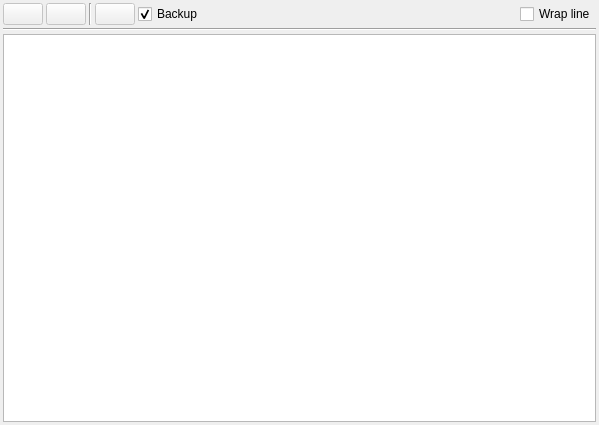
<ui version="4.0" >
 <class>FileEditWidget</class>
 <widget class="QWidget" name="FileEditWidget" >
  <property name="geometry" >
   <rect>
    <x>0</x>
    <y>0</y>
    <width>599</width>
    <height>425</height>
   </rect>
  </property>
  <property name="windowTitle" >
   <string>Edit File</string>
  </property>
  <layout class="QVBoxLayout" >
   <property name="spacing" >
    <number>3</number>
   </property>
   <property name="margin" >
    <number>3</number>
   </property>
   <item>
    <layout class="QHBoxLayout" >
     <property name="spacing" >
      <number>3</number>
     </property>
     <item>
      <widget class="QPushButton" name="undoButton" >
       <property name="enabled" >
        <bool>false</bool>
       </property>
       <property name="toolTip" >
        <string>Undo on text area</string>
       </property>
       <property name="text" >
        <string/>
       </property>
       <property name="icon" >
        <iconset resource="../resources/VisualNetkit.qrc" >
         <normaloff>:/menu/undo_icon</normaloff>:/menu/undo_icon</iconset>
       </property>
      </widget>
     </item>
     <item>
      <widget class="QPushButton" name="redoButton" >
       <property name="enabled" >
        <bool>false</bool>
       </property>
       <property name="toolTip" >
        <string>Redo on text area</string>
       </property>
       <property name="text" >
        <string/>
       </property>
       <property name="icon" >
        <iconset resource="../resources/VisualNetkit.qrc" >
         <normaloff>:/menu/redo_icon</normaloff>:/menu/redo_icon</iconset>
       </property>
      </widget>
     </item>
     <item>
      <widget class="Line" name="line_2" >
       <property name="orientation" >
        <enum>Qt::Vertical</enum>
       </property>
      </widget>
     </item>
     <item>
      <widget class="QPushButton" name="saveButton" >
       <property name="enabled" >
        <bool>false</bool>
       </property>
       <property name="toolTip" >
        <string>Save changes</string>
       </property>
       <property name="text" >
        <string/>
       </property>
       <property name="icon" >
        <iconset resource="../resources/VisualNetkit.qrc" >
         <normaloff>:/menu/save_icon</normaloff>:/menu/save_icon</iconset>
       </property>
      </widget>
     </item>
     <item>
      <widget class="QCheckBox" name="backupCheckBox" >
       <property name="text" >
        <string>Backup</string>
       </property>
       <property name="checked" >
        <bool>true</bool>
       </property>
      </widget>
     </item>
     <item>
      <spacer>
       <property name="orientation" >
        <enum>Qt::Horizontal</enum>
       </property>
       <property name="sizeHint" stdset="0" >
        <size>
         <width>40</width>
         <height>20</height>
        </size>
       </property>
      </spacer>
     </item>
     <item>
      <widget class="QCheckBox" name="wrapCheck" >
       <property name="text" >
        <string>Wrap line</string>
       </property>
      </widget>
     </item>
    </layout>
   </item>
   <item>
    <widget class="Line" name="line" >
     <property name="frameShadow" >
      <enum>QFrame::Sunken</enum>
     </property>
     <property name="orientation" >
      <enum>Qt::Horizontal</enum>
     </property>
    </widget>
   </item>
   <item>
    <widget class="QTextEdit" name="fileTextEdit" >
     <property name="lineWrapMode" >
      <enum>QTextEdit::NoWrap</enum>
     </property>
     <property name="html" >
      <string>&lt;!DOCTYPE HTML PUBLIC "-//W3C//DTD HTML 4.0//EN" "http://www.w3.org/TR/REC-html40/strict.dtd">
&lt;html>&lt;head>&lt;meta name="qrichtext" content="1" />&lt;style type="text/css">
p, li { white-space: pre-wrap; }
&lt;/style>&lt;/head>&lt;body style=" font-family:'Bitstream Charter'; font-size:9pt; font-weight:400; font-style:normal;">
&lt;p style="-qt-paragraph-type:empty; margin-top:0px; margin-bottom:0px; margin-left:0px; margin-right:0px; -qt-block-indent:0; text-indent:0px;">&lt;/p>&lt;/body>&lt;/html></string>
     </property>
     <property name="acceptRichText" >
      <bool>false</bool>
     </property>
    </widget>
   </item>
  </layout>
 </widget>
 <resources>
  <include location="../resources/VisualNetkit.qrc" />
 </resources>
 <connections>
  <connection>
   <sender>undoButton</sender>
   <signal>clicked()</signal>
   <receiver>fileTextEdit</receiver>
   <slot>undo()</slot>
   <hints>
    <hint type="sourcelabel" >
     <x>24</x>
     <y>16</y>
    </hint>
    <hint type="destinationlabel" >
     <x>31</x>
     <y>97</y>
    </hint>
   </hints>
  </connection>
  <connection>
   <sender>redoButton</sender>
   <signal>clicked()</signal>
   <receiver>fileTextEdit</receiver>
   <slot>redo()</slot>
   <hints>
    <hint type="sourcelabel" >
     <x>66</x>
     <y>10</y>
    </hint>
    <hint type="destinationlabel" >
     <x>79</x>
     <y>94</y>
    </hint>
   </hints>
  </connection>
  <connection>
   <sender>fileTextEdit</sender>
   <signal>undoAvailable(bool)</signal>
   <receiver>undoButton</receiver>
   <slot>setEnabled(bool)</slot>
   <hints>
    <hint type="sourcelabel" >
     <x>44</x>
     <y>208</y>
    </hint>
    <hint type="destinationlabel" >
     <x>14</x>
     <y>22</y>
    </hint>
   </hints>
  </connection>
  <connection>
   <sender>fileTextEdit</sender>
   <signal>redoAvailable(bool)</signal>
   <receiver>redoButton</receiver>
   <slot>setEnabled(bool)</slot>
   <hints>
    <hint type="sourcelabel" >
     <x>109</x>
     <y>141</y>
    </hint>
    <hint type="destinationlabel" >
     <x>66</x>
     <y>21</y>
    </hint>
   </hints>
  </connection>
  <connection>
   <sender>fileTextEdit</sender>
   <signal>undoAvailable(bool)</signal>
   <receiver>saveButton</receiver>
   <slot>setEnabled(bool)</slot>
   <hints>
    <hint type="sourcelabel" >
     <x>209</x>
     <y>75</y>
    </hint>
    <hint type="destinationlabel" >
     <x>100</x>
     <y>14</y>
    </hint>
   </hints>
  </connection>
 </connections>
</ui>
